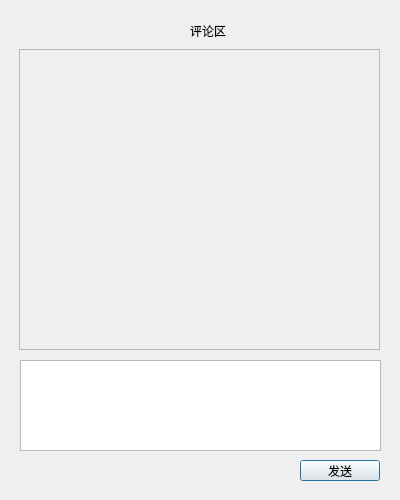
<?xml version="1.0" encoding="UTF-8"?>
<ui version="4.0">
 <class>comment</class>
 <widget class="QDialog" name="comment">
  <property name="geometry">
   <rect>
    <x>0</x>
    <y>0</y>
    <width>400</width>
    <height>500</height>
   </rect>
  </property>
  <property name="windowTitle">
   <string>Dialog</string>
  </property>
  <widget class="QTextEdit" name="myComment">
   <property name="geometry">
    <rect>
     <x>20</x>
     <y>360</y>
     <width>361</width>
     <height>91</height>
    </rect>
   </property>
  </widget>
  <widget class="QPushButton" name="pushButton">
   <property name="geometry">
    <rect>
     <x>300</x>
     <y>460</y>
     <width>80</width>
     <height>21</height>
    </rect>
   </property>
   <property name="text">
    <string>发送</string>
   </property>
  </widget>
  <widget class="QLabel" name="label">
   <property name="geometry">
    <rect>
     <x>190</x>
     <y>20</y>
     <width>81</width>
     <height>21</height>
    </rect>
   </property>
   <property name="text">
    <string>评论区</string>
   </property>
  </widget>
  <widget class="QScrollArea" name="scrollArea">
   <property name="geometry">
    <rect>
     <x>19</x>
     <y>49</y>
     <width>361</width>
     <height>301</height>
    </rect>
   </property>
   <property name="horizontalScrollBarPolicy">
    <enum>Qt::ScrollBarAlwaysOff</enum>
   </property>
   <property name="widgetResizable">
    <bool>true</bool>
   </property>
   <widget class="QWidget" name="scrollAreaWidgetContents">
    <property name="geometry">
     <rect>
      <x>0</x>
      <y>0</y>
      <width>359</width>
      <height>299</height>
     </rect>
    </property>
   </widget>
  </widget>
 </widget>
 <resources/>
 <connections/>
</ui>
